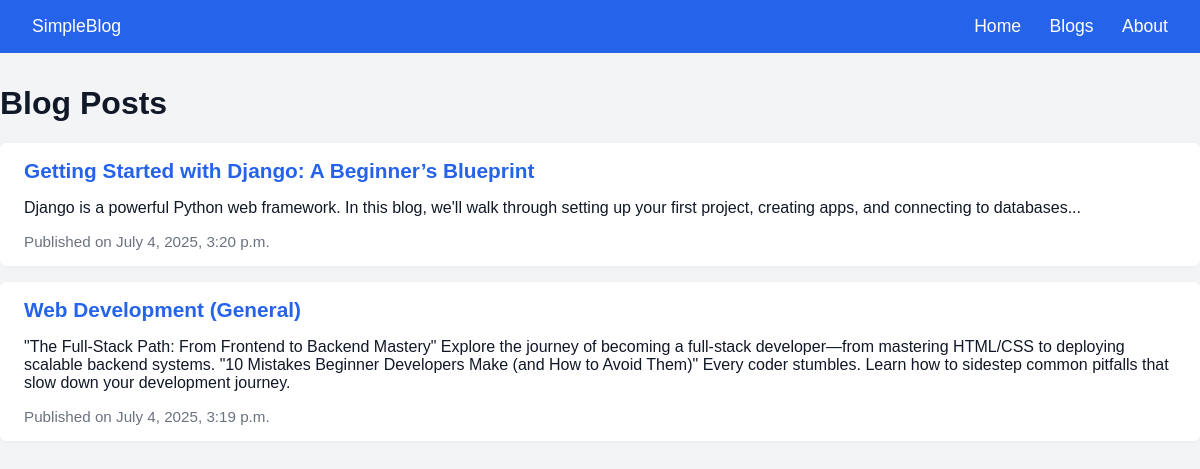
The page //blog_list on the database its author committed.
### demo/models.py (models this page shows, shortened)
class BlogPost(models.Model):
    title=models.CharField(max_length=200)
    content=models.TextField()
    published_on=models.DateTimeField(auto_now_add=True)

### demo/views.py (the view)
# urls.py: path('/blog_list',views.blog_list,name='blogs')
def blog_list(request):
    posts=BlogPost.objects.all().order_by('-published_on')
    return render(request,'demo/blog_list.html',{"posts":posts})

### demo/templates/demo/blog_list.html (shortened to what this page needs)
{% extends "demo/layout.html" %}
{% block content %}
<div>
    <h1>Blog Posts</h1>
    {% if posts %}
        <ul style="list-style: none; padding: 0;">
            {% for post in posts %}
                <li style="background: #fff; margin-bottom: 1rem; padding: 1rem 1.5rem; border-radius: 6px; box-shadow: 0 1px 4px rgba(0,0,0,0.04);">
                    <h2 style="margin: 0 0 0.5rem 0; font-size: 1.3rem; color: #2563eb;">{{ post.title }}</h2>
                    <p>{{post.content}}</p>
                    <div style="color: #6b7280; font-size: 0.95rem;">Published on {{ post.published_on|date:"F j, Y, g:i a" }}</div>
                </li>
            {% endfor %}
        </ul>
    {% else %}
        <p>No blog posts found.</p>
    {% endif %}
</div>
{% endblock %}

### demo/templates/demo/layout.html (shortened to what this page needs)
{% load static %}
<!DOCTYPE html>
<html lang="en">
<head>
    <link rel="stylesheet" href="{% static 'demo/style.css' %}">
<body>
    <nav class="">
        <div class="nav-bar">
            <div><a href="{% url 'home' %}">SimpleBlog</a></div>
            <div><a href="{% url 'home' %}">Home</a>
                <a href="{% url 'blogs' %}">Blogs</a>
                <a href="{% url 'about' %}">About</a></div>
        </div>
    </nav>
    <div>
        {% block content %}{% endblock %}
    </div>
</body>
</html>

### demo/static/demo/style.css (style rules this page uses)
body { box-sizing: 0; margin: 0; padding: 0; background-color: #f3f4f6; color:#111827; font-family: sans-serif; }
.nav-bar { display: flex; justify-content: space-between; align-items: center; background-color: #2563eb; padding: 1rem 2rem; margin-bottom: 2rem; }
.nav-bar a { color: #fff; text-decoration: none; margin-right: 1.5rem; font-weight: 500; font-size: 1.1rem; transition: color 0.2s; }
.nav-bar a:last-child { margin-right: 0; }

### rows shown on the page
BlogPost: title "Getting Started with Django: A Beginner’s Blueprint", content "Django is a powerful Python web framework. In this blog, we'll walk through setting up your first project, creating apps, and connecting to databases...", published_on "July 4, 2025, 3:20 p.m."
BlogPost: title "Web Development (General)", content "\"The Full-Stack Path: From Frontend to Backend Mastery\" Explore the journey of becoming a full-stack developer—from mastering HTML/CSS to deploying scalable backend systems. \"10 Mistakes Beginner Developers Make (and How to Avoid Them)\" Every coder stumbles. Learn how to sidestep common pitfalls that slow down your development journey.", published_on "July 4, 2025, 3:19 p.m."
